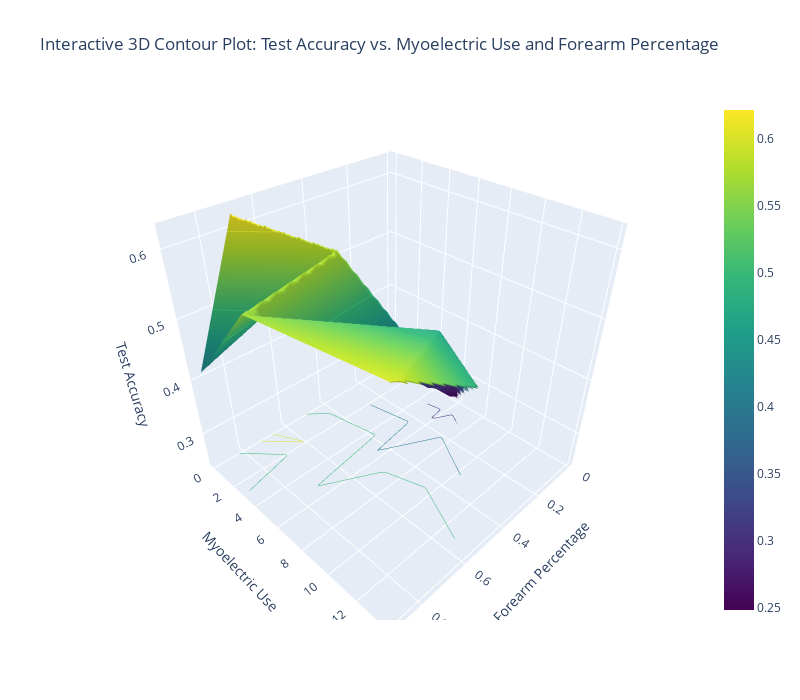

The cell this chart's notebook holds for it:
### Code cell
import plotly.graph_objects as go
import numpy as np
from scipy.interpolate import griddata

#data
x = results_df['ForearmPercentage']
y = results_df['MyoelectricUse']
z = results_df['TestAccuracy']

#Create a grid for Years Since Amputation and Forearm Percentage
xi = np.linspace(x.min(), x.max(), 100)
yi = np.linspace(y.min(), y.max(), 100)
xi, yi = np.meshgrid(xi, yi)

#Interpolate z values to create a grid
zi = griddata((x, y), z, (xi, yi), method='linear')

#3D surface plot with contour lines
fig = go.Figure(data=[go.Surface(
    x=xi,
    y=yi,
    z=zi,
    colorscale='Viridis',  # Use a colormap for gradient
    contours=dict(
        z=dict(
            show=True,  # Show contour lines
            usecolormap=True,  # Use the colormap for the contours
            project_z=True  # Project contours onto the z-plane
        )
    )
)])

#Labels
fig.update_layout(
    title='Interactive 3D Contour Plot: Test Accuracy vs. Myoelectric Use and Forearm Percentage',
    scene=dict(
        xaxis_title='Forearm Percentage',
        yaxis_title='Myoelectric Use',
        zaxis_title='Test Accuracy',
    ),
    width=800,
    height=700
)


fig.show()

### Figure 1 — Plotly figure (JSON) as saved in the notebook; plotly's stock layout.template omitted (floating-point values rounded to 4 significant figures; data arrays with more than 128 entries replaced by an {"elided": "..."} marker saying what was removed)
{"data": [{"colorscale": [[0, "#440154"], [0.1111, "#482878"], [0.2222, "#3e4989"], [0.3333, "#31688e"], [0.4444, "#26828e"], [0.5556, "#1f9e89"], [0.6667, "#35b779"], [0.7778, "#6ece58"], [0.8889, "#b5de2b"], [1, "#fde725"]], "contours": {"z": {"project": {"z": true}, "show": true, "usecolormap": true}}, "type": "surface", "x": {"elided": "100x100 float values"}, "y": {"elided": "100x100 float values"}, "z": {"elided": "100x100 float values"}}], "layout": {"height": 700, "scene": {"xaxis": {"title": {"text": "Forearm Percentage"}}, "yaxis": {"title": {"text": "Myoelectric Use"}}, "zaxis": {"title": {"text": "Test Accuracy"}}}, "title": {"text": "Interactive 3D Contour Plot: Test Accuracy vs. Myoelectric Use and Forearm Percentage"}, "width": 800}}
